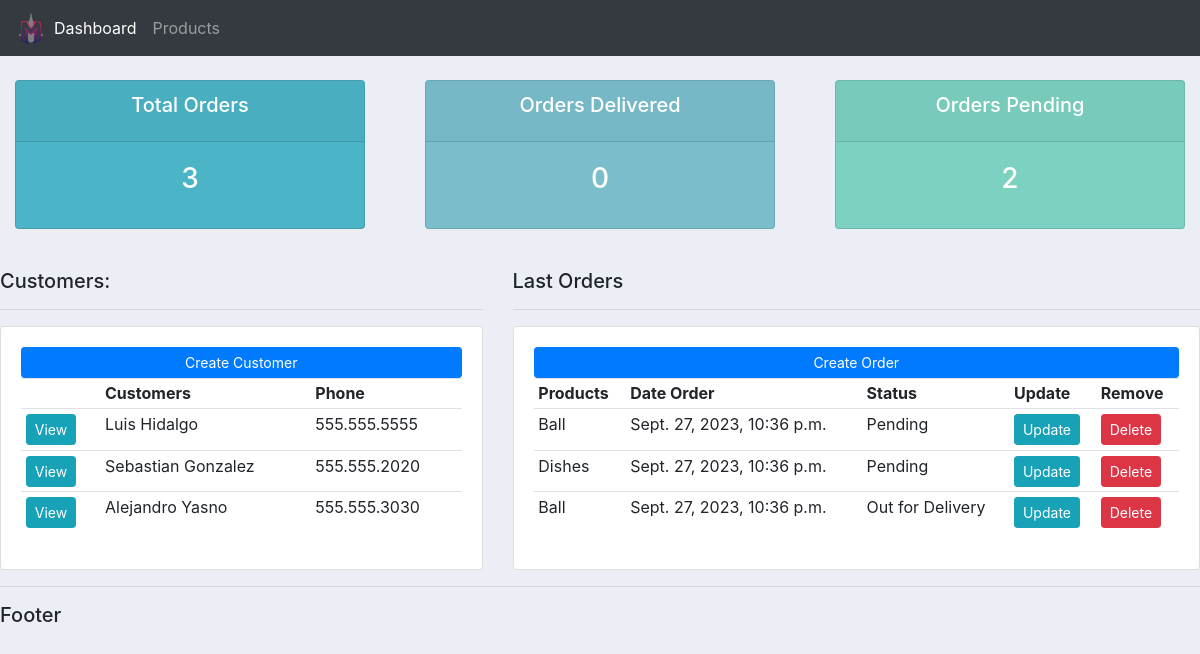
The app's page /, older data.
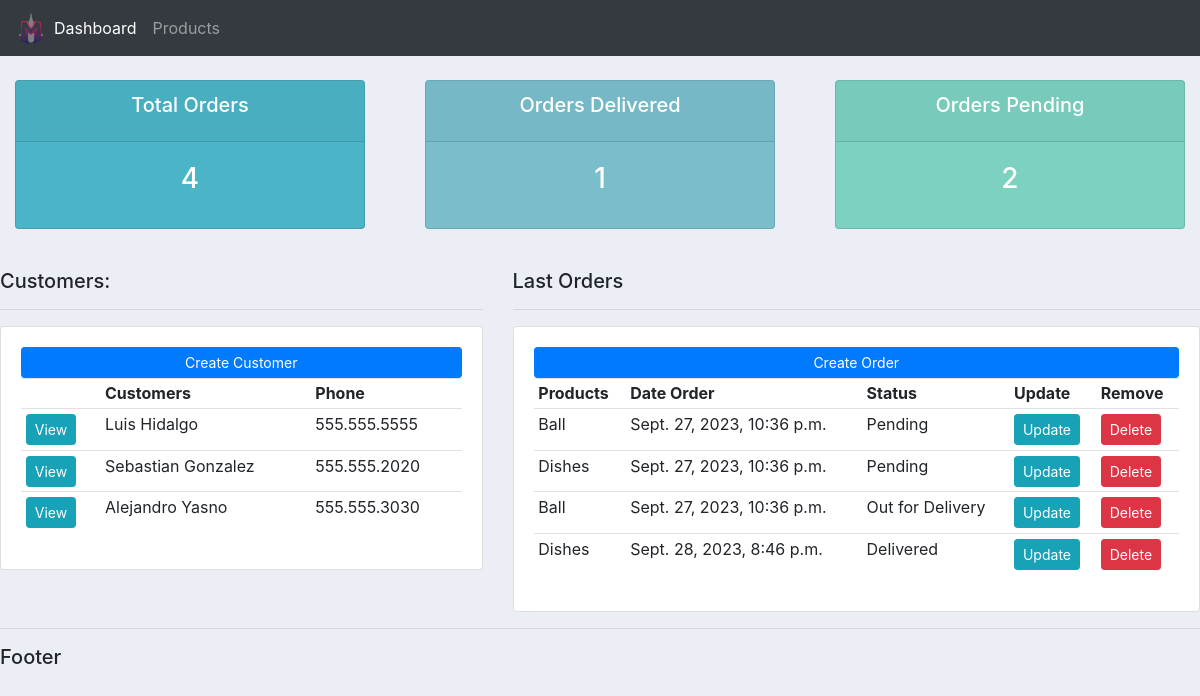
The same page, newer data.
### accounts/models.py (models this page shows, shortened)
class Customer(models.Model):
    name = models.CharField(max_length=200, null=True)
    phone = models.CharField(max_length=200, null=True)
    email = models.CharField(max_length=200, null=True)
    date_created = models.DateTimeField(auto_now_add=True, null=True)

class Order(models.Model):
    STATUS = (
        ('Pending', 'Pending'),
        ('Out for Delivery', 'Out for Delivery'),
        ('Delivered', 'Delivered'),
    )
    customer = models.ForeignKey(Customer, null=True, on_delete=models.SET_NULL)
    product = models.ForeignKey(Product, null=True, on_delete=models.SET_NULL)
    date_created = models.DateTimeField(auto_now_add=True, null=True)
    status = models.CharField(max_length=200, null=True, choices=STATUS)

class Product(models.Model):
    CATEGORY = (
        ('Indoor', 'Indoor'),
        ('Outdoor', 'Outdoor'),
    )
    name = models.CharField(max_length=200, null=True)
    price = models.FloatField(null=True)
    category = models.CharField(max_length=200, null=True, choices=CATEGORY)
    description = models.CharField(max_length=200, null=True)
    date_created = models.DateTimeField(auto_now_add=True, null=True)
    tags = models.ManyToManyField(Tag)
    def __str__(self):
        return self.name

### accounts/views.py (the view)
# urls.py: path('', views.home, name='home'),
def home(request):
    orders = Order.objects.all()
    customers = Customer.objects.all()
    total_customers = customers.count()
    total_orders = orders.count()
    delivered = orders.filter(status='Delivered').count()
    pending = orders.filter(status='Pending').count()
    context = {'orders': orders, 'customers': customers, 'total_customers': total_customers,
               'total_orders': total_orders, 'delivered': delivered, 'pending': pending}
    return render(request, 'accounts/dashboard.html', context)

### accounts/templates/accounts/dashboard.html
{% extends 'accounts/main.html' %}
{% block content %}
{% include 'accounts/status.html' %}
    <br>
    <div class="row">
        <div class="col-md-5">
            <h5>Customers:</h5>
            <hr>
            <div class="card card-body">
                <a class="btn btn-primary btn-sm btn-block" href="{% url 'create_customer' %}"> Create Customer </a>
                <table class="table table-sm">
                    <tr>
                        <th></th>
                        <th>Customers</th>
                        <th>Phone</th>
                    </tr>
                    {% for customer in customers%}
                        <tr>
                            <td><a class="btn btn-sm btn-info" href="{%url 'customer' customer.id %}">View</a></td>
                            <td>{{customer.name}}</td>
                            <td>{{customer.phone}}</td>
                        </tr>
                    {% endfor %}
                </table>
            </div>
        </div>
        <div class="col-md-7">
            <h5>Last Orders</h5>
            <hr>
            <div class="card card-body">
                <a class="btn btn-primary btn-sm btn-block" href="{% url 'create_order'%}"> Create Order </a>
                <table class="table table-sm">
                    <tr>
                        <th>Products</th>
                        <th>Date Order</th>
                        <th>Status</th>
                        <th>Update</th>
                        <th>Remove</th>
                    </tr>
                    {% for order in orders%}
                        <tr>
                            <td>{{order.product}}</td>
                            <td>{{order.date_created}}</td>
                            <td>{{order.status}}</td>
                            <td><a class="btn btn-sm btn-info" href="">Update</a></td>
                            <td><a class="btn btn-sm btn-danger" href="">Delete</a></td>
                        </tr>
                    {% endfor %}
                </table>
            </div>
        </div>
    </div>
{% endblock %}

Row changes from the older to the newer data that the page shows:
added Order: product "Dishes", date_created "Sept. 28, 2023, 8:46 p.m.", status "Delivered"
Text that changed along with them:
{{ total_orders }}: "3" → "4"
{{ delivered }}: "0" → "1"
